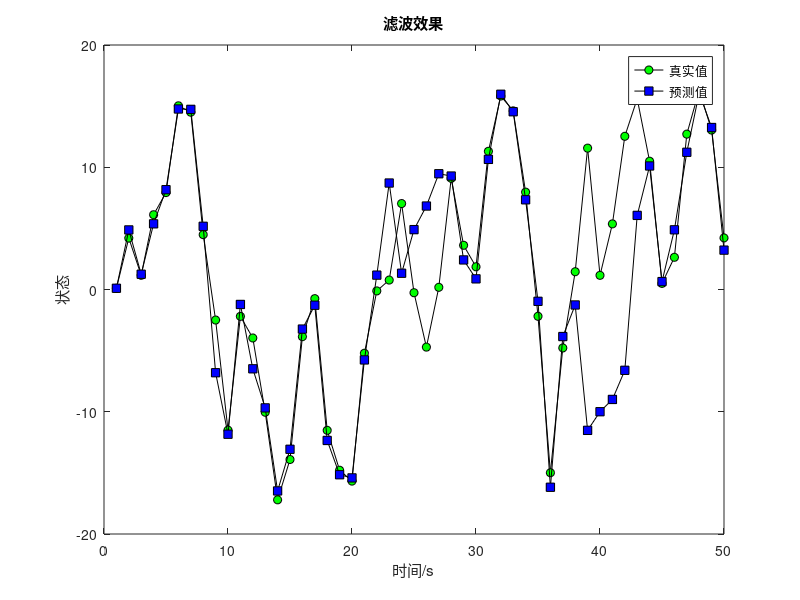
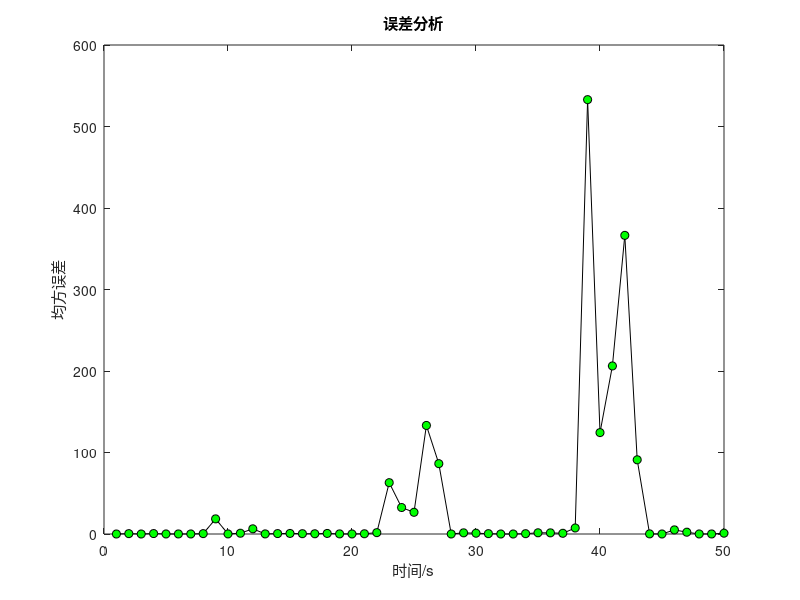

The MATLAB source for these figures, in order:
%% example 3.6

clc
clear all
close all


%% 系统描述（具有加性噪声的非线性系统）
% 状态函数：x(k)=0.5*x(k-1)+25*x(k-1)/(1+x(k-1)^2)+8*cos(1.2*(k-1))+w(k-1)
% 观测方程：y(k)=x(k)^2/20+v(k)

T=50;                 % 总时间
Q=1;                  % 过程噪声矩阵
R=1;                  % 测量噪声矩阵
w=sqrt(Q)*randn(1,T); % 产生过程噪声
v=sqrt(R)*randn(1,T); % 产生观测噪声

x=zeros(1,T);         
x(1)=0.1;             % x_0=0.1
y=zeros(1,T);
y(1)=x(1)^2/20+v(1);  % 计算初值

for k=2:T
    x(k)=0.5*x(k-1)+25*x(k-1)/(1+x(k-1)^2)+8*cos(1.2*(k-1))+w(k-1);
    y(k)=x(k)^2/20+v(k);
end


%% EKF滤波算法
Xekf=zeros(1,T);
Xekf(1)=x(1);
Yekf=zeros(1,T);
Yekf(1)=y(1);
P=2*eye(1);                                                         % 估计协方差阵P,P(0)=2

for k=2:T
    Xn=0.5*Xekf(k-1)+25*Xekf(k-1)/(1+Xekf(k-1)^2)+8*cos(1.2*(k-1)); % 状态预测
    Zn=Xn^2/20;                                                     % 观测预测
    F=0.5+25 *(1-Xn^2)/((1+Xn^2)^2);                                % 求状态矩阵F
    H=Xn/10;                                                        % 求观测矩阵
    P=F*P*F'+Q;                                                     % 协方差预测    
    K=P*H'/(H*P*H'+R);                                              % 求卡尔曼增益
    Xekf(k)=Xn+K*(y(k)-Zn);                                         % 状态更新
    P=(eye(1)-K*H)*P;                                               % 协方差阵更新
end


%% 画图与误差分析
Xvar=zeros(1,T);
for k=1:T
    Xvar(k)=(Xekf(k)-x(k))^2;
end

% 滤波效果
figure
hold on;box on;
plot(x,'-ko','MarkerFace','g');
plot(Xekf,'-ks','MarkerFace','b');
legend('真实值','预测值');
xlabel('时间/s');
ylabel('状态');
title('滤波效果');

% 误差分析
figure
hold on;box on;
plot(Xvar,'-ko','MarkerFace','g');
xlabel('时间/s');
ylabel('均方误差');
title('误差分析');